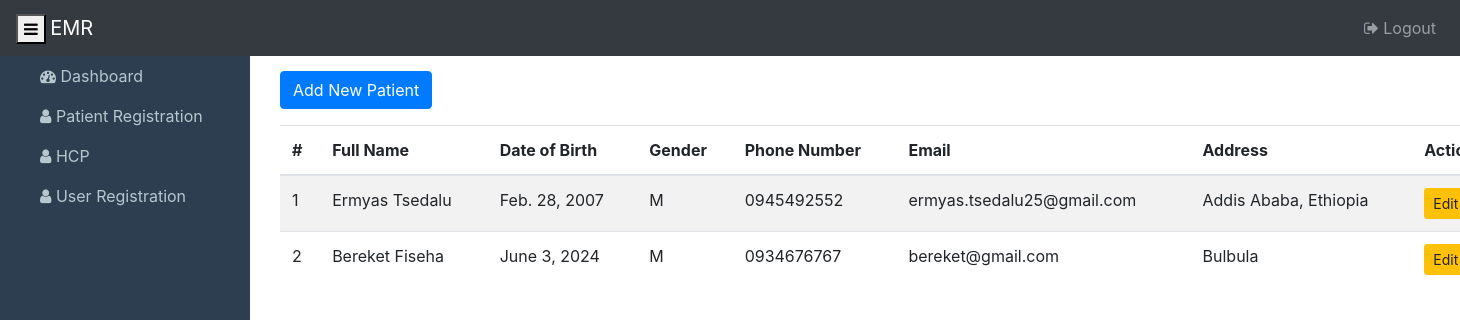
The app's page / (signed in) with its own data.
### patient/models.py (models this page shows, shortened)
class Patient(models.Model):
    user = models.ForeignKey(settings.AUTH_USER_MODEL, on_delete=models.CASCADE)
    fullname = models.CharField(max_length=50)
    date_of_birth = models.DateField()
    gender = models.CharField(max_length = 1, choices = GenderChoices.choices)
    phone_number = models.CharField(max_length=20, blank=True)
    address = models.TextField(blank=True)
    email = models.CharField(max_length=100, blank=True)

### patient/views.py (the view)
# urls.py: 2. Add a URL to urlpatterns:  path('', views.home, name='home')
@login_required
@role_required(allowed_roles=['ADMIN', 'RECEPTIONIST', 'DOCTOR'])
def home(request):
    allpatients = Patient.objects.filter(user = request.user)
    context = {
        'patients': allpatients,
        'status_choices': MedicalRecordStatusChoices.choices,
        'payment_choices': PaymentStatusChoices.choices,
        'hcps': HCP.objects.filter(user=request.user),
    }
    return render(request, 'patient/home.html', context)

### patient/templates/patient/home.html (shortened to what this page needs)
{% extends 'patient/base.html' %}
{% block content %}
<button type="button" class="btn btn-primary ms-1" data-toggle="modal" data-target="#patientModal">
    Add New Patient
</button>
<table class="table table-striped mt-3">
    <thead>
        <tr>
            <th scope="col">#</th>
            <th scope="col">Full Name</th>
            <th scope="col">Date of Birth</th>
            <th scope="col">Gender</th>
            <th scope="col">Phone Number</th>
            <th scope="col">Email</th>
            <th scope="col">Address</th>
            <th scope="col">Actions</th>
        </tr>
    </thead>
    <tbody>
        {% for i in patients %}
        <tr class="patient-row" data-patient-id="{{ i.id }}">
            <td>{{ forloop.counter }}</td>
            <td>{{ i.fullname }}</td>
            <td>{{ i.date_of_birth }}</td>
            <td>{{ i.gender }}</td>
            <td>{{ i.phone_number }}</td>
            <td>{{ i.email }}</td>
            <td>{{ i.address }}</td>
            <td>
                <div class="d-flex flex-nowrap align-items-center">
                    <button type="button" class="btn btn-warning btn-sm me-1 edit-patient-btn"
                        data-toggle="modal"
                        data-target="#patientModal"
                        data-id="{{ i.id }}"
                        data-fullname="{{ i.fullname }}"
                        data-dob="{{ i.date_of_birth|date:'Y-m-d' }}"
                        data-gender="{{ i.gender }}"
                        data-phone="{{ i.phone_number }}"
                        data-email="{{ i.email }}"
                        data-address="{{ i.address }}">
                        Edit
                    </button>
                </div>
            </td>
        </tr>
        {% endfor %}
    </tbody>
</table>
{% endblock %}

### patient/templates/patient/base.html (shortened to what this page needs)
{% load static %}
<!DOCTYPE html>
<html lang="en">
<head>
    <link rel="stylesheet" href="https://cdn.jsdelivr.net/npm/bootstrap@4.1.3/dist/css/bootstrap.min.css"
>
    <link rel="stylesheet" href="https://maxcdn.bootstrapcdn.com/font-awesome/4.7.0/css/font-awesome.min.css">
    <link rel="stylesheet" href="{% static 'css/base.css' %}"/>
</head>
<body>
   <nav class="navbar navbar-expand-lg navbar-dark bg-dark no-margin">
      <div class="navbar-header fixed-brand">
         <button type="button" class="navbar-toggle collapsed" data-toggle="collapse" id="menu-toggle" aria-label="Toggle menu">
            <i class="fa fa-bars" aria-hidden="true"></i>
         </button>
         <a class="navbar-brand" href="#"> EMR</a>
      </div>
      <div class="collapse navbar-collapse" id="bs-example-navbar-collapse-1">
         <ul class="navbar-nav">
            <li class="nav-item">
               <a class="nav-link" href="{% url 'logout' %}">
                   <i class="fa fa-sign-out"></i> Logout
               </a>
            </li>
         </ul>
      </div>
   </nav>
<div id="wrapper">
    <div id="sidebar-wrapper">
        <ul class="sidebar-nav nav-pills nav-stacked" id="menu">
            <li>
                <a href="#">
                    <span><i class="fa fa-dashboard fa-user-1x"></i></span>
                    Dashboard
                </a>
            </li>
            <li>
               <a href="{% url 'home' %}">
                   <span><i class="fa fa-user fa-user-1x"></i></span>
                   Patient Registration
               </a>
            </li>
             <li>
               <a href="{% url 'hcp_manage' %}">
                   <span><i class="fa fa-user fa-user-1x"></i></span>
                   HCP
               </a>
            </li>
            <li>
               <a href="{% url 'user_list' %}">
                   <span><i class="fa fa-user fa-user-1x"></i></span>
                   User Registration
               </a>
            </li>
        </ul>
    </div>
    <div id="page-content-wrapper">
        <div class="container-fluid">
            <div class="row">
                <div class="col-lg-12">
                    {% block content %}
                    {% endblock %}
                </div>
            </div>
        </div>
    </div>
</div>
</body>
</html>

### static/css/base.css (style rules this page uses)
#wrapper { padding-left: 250px; transition: all 0.4s ease; }
#sidebar-wrapper { z-index: 1000; position: fixed; left: 250px; width: 250px; height: 100%; margin-left: -250px; overflow-y: auto; background: #2c3e50; transition: all 0.4s ease; }
#page-content-wrapper { width: 100%; position: absolute; padding: 15px; }
.sidebar-nav { position: absolute; top: 0; width: 250px; margin: 0; padding: 0; list-style: none; }
.sidebar-nav li { text-indent: 20px; line-height: 40px; }
.sidebar-nav li a { display: block; text-decoration: none; color: #b8c7ce; }

### patient/templates/patient/home.html (style rules this page uses)
.patient-row { cursor: pointer; }
.patient-row td:last-child { cursor: default; }

### records on screen
Patient: fullname "Ermyas Tsedalu", date_of_birth "Feb. 28, 2007", gender "M", phone_number "0945492552", email "ermyas.tsedalu25@gmail.com", address "Addis Ababa, Ethiopia"
Patient: fullname "Bereket Fiseha", date_of_birth "June 3, 2024", gender "M", phone_number "0934676767", email "bereket@gmail.com", address "Bulbula"
